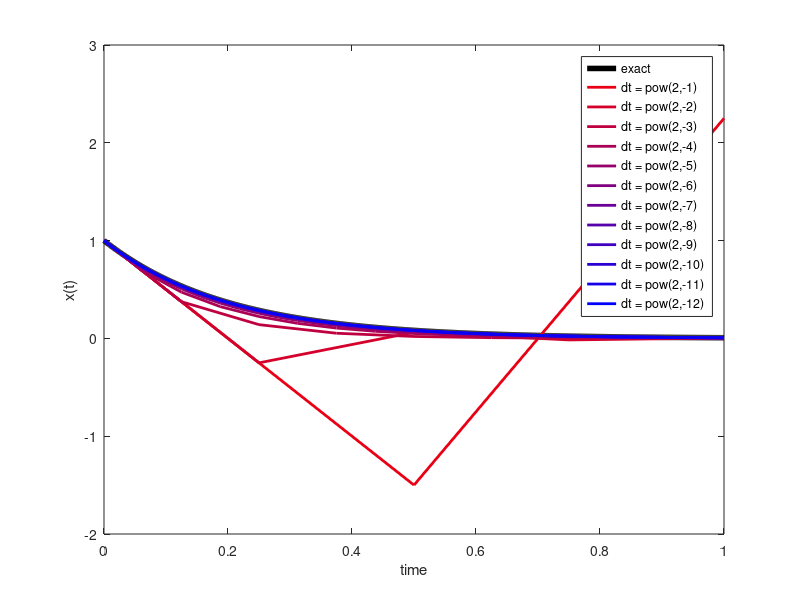
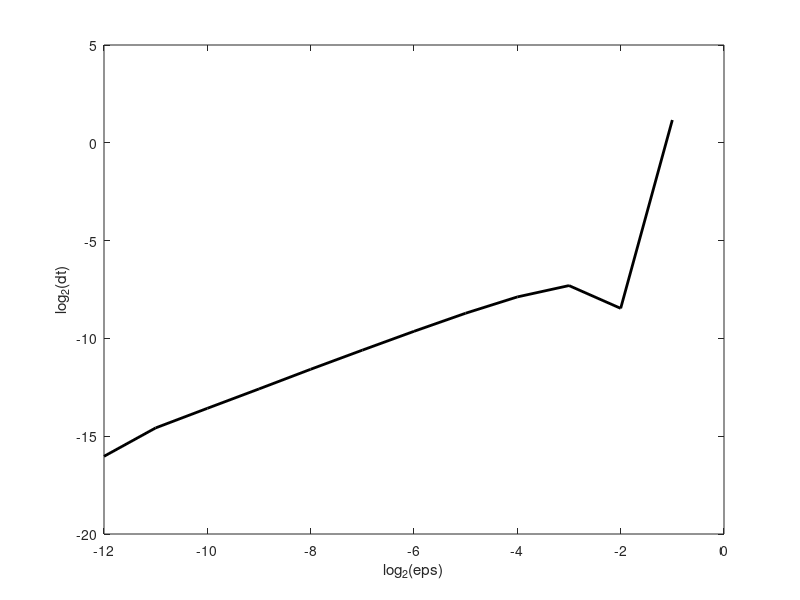

These figures' MATLAB source, in order:
clear all

a = @(x,t) -5*x;
Xe = @(x0,t) x0*exp(-5*t);

tic

n = 12;
r = 6; %round off error
t0 = 0.; T = 1.;
x0 = 1.;

te = linspace(0,T-t0,1000);
X = Xe(x0,te);
y = X(end);
q = exp(r*log(10));
t(1) = 0.;x(1) = x0;

leg = cell(1,n);
leg{1} = 'exact';

fprintf('****************************************\n','#');
fprintf('****ROUND OFF WITH %-d DECIMAL PLACES****\n',r);
fprintf('****************************************\n','#');
figure(1)
plot(te,X,'linewidth',4,'-k');hold on;
fprintf('Global discretization error\n');

for i = 1:n
    m = round(2^i);
    for j = 2:m+1
        dt = (T-t0)/(m);
        x(j) = round(q*(x(j-1) + a(x(j-1),t(j-1))*dt))/q;
        t(j) = t(j-1) + dt;
    end
    delta(i) = dt;
    eps(i) = abs(y-x(end));
    fprintf('n = %-8d : eps = %8.6f\n',m,eps(i));
    plot(t,x,'linewidth',2,'color',[(n-i)/n 0 i/n]);
    leg{i+1} = num2str(i,'dt = pow(2,-%-d)\n');
end

hold off;
legend(leg);
xlabel('time');ylabel('x(t)');

toc

figure(2)
plot(log2(delta),log2(eps),'linewidth',2,'-k');
xlabel('log_2(eps)');ylabel('log_2(dt)');
